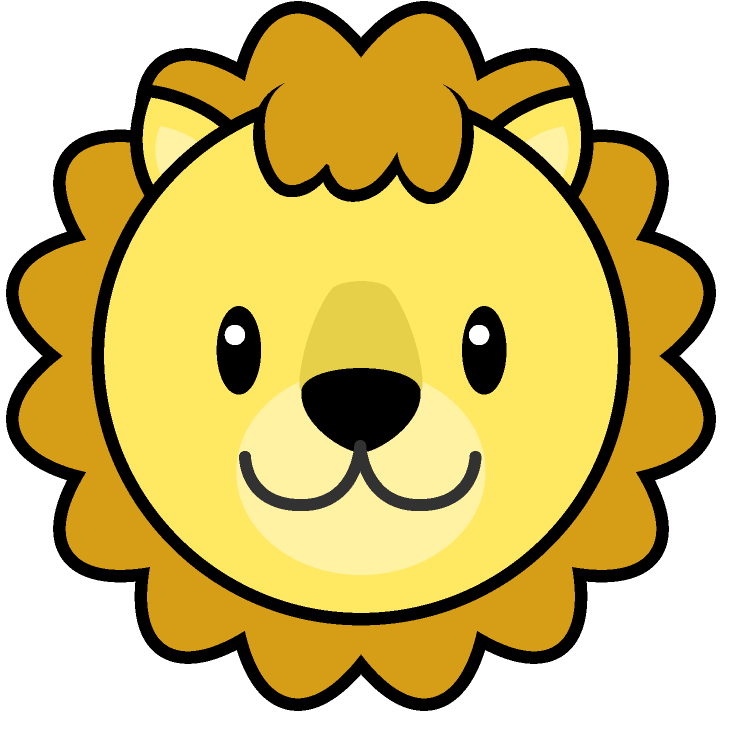
#> input picture TP5/leon.png, 737 x 734 px
$ python P5.py
#> lines starting #> are read from the running program, lines starting #| are printed output that depends on the picture
#!/usr/bin/env python3
# -*- coding: utf-8 -*-
#

import cv2
import numpy as np
import math
import os

path = os.path.dirname(os.path.realpath(__file__))
print(path)


drawing = False # true if mouse is pressed

ix = -1
iy = -1
fx = 0
fy = 0

img = cv2.imread( path + '/leon.png')
#> img is the input picture: shape (734, 737, 3); mean B, G, R 118.3, 189.5, 209.4

print("Se aplicará una Transformación Euclidiana.")
angle = int(input("Ingrese el ángulo:"))
#> the answer given: 3
tx = int(input("Ingrese Traslaxion X (en píxeles):"))
#> the answer given: 3
ty = int(input("Ingrese Traslaxion Y (en píxeles):"))
#> the answer given: 3


def trans_euclidiana(a, x, y, im):
#> called with a = 3, x = 3, y = 3
    (h , w) = (im.shape[0], im.shape[1])
#> h = 734; w = 737
    #Rotación
    center = (w/2 , h/2)
#> center = (368.5, 367)
    M = cv2.getRotationMatrix2D(center, a, 1)
    rotated = cv2.warpAffine(im, M, (w, h))
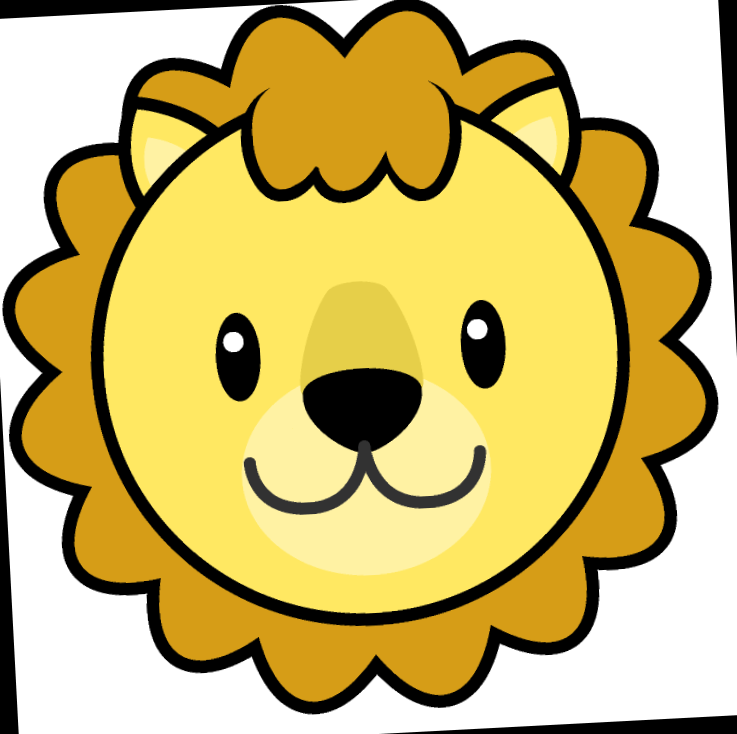
#> rotated: shape (734, 737, 3); mean B, G, R 112, 183.2, 203.1
    #Traslación
    M = np.float32([[1,0,x],[0, 1,y]])
    i = cv2.warpAffine(rotated, M, (w,h))
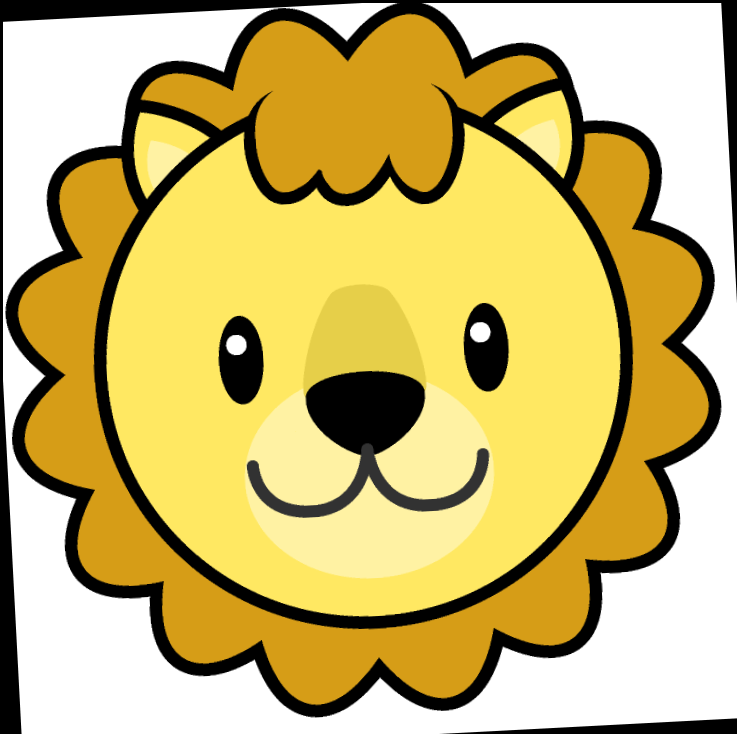
#> i: shape (734, 737, 3); mean B, G, R 110.9, 182.1, 202
    return i


def draw_rectangle (event, x, y, flags, param):
    global ix, iy, fx, fy, drawing, imagen

    if event == cv2.EVENT_LBUTTONDOWN:
        drawing = True
        ix , iy = x, y
    elif event == cv2.EVENT_MOUSEMOVE:
        if drawing is True :
            imagen = img.copy()
            cv2.rectangle(imagen, (ix,iy), (x ,y) , (0,0,0), 1)
            cv2.imshow( ' image ' , imagen )
    elif event == cv2.EVENT_LBUTTONUP:
        drawing = False
        imagen = img.copy()
        cv2.rectangle(imagen, (ix,iy), (x,y), (0,0,0), -1)
        fx, fy = x, y
        imagen = img[iy: fy, ix: fx]
        cv2.imshow(' image ', imagen )
        print("Presione e para hacer la transformación, guardar y salir")


dst = trans_euclidiana(angle, tx, ty, img) # Acá ejecutamos la función Euclidiana que transforma la imagen completa del punto A
cv2.imwrite(path + '/resultado_a.png' , dst)


cv2.imshow(' image ', img )
cv2.setMouseCallback(' image ', draw_rectangle)


while ( 1 ):           # Sostiene la imagen
    k = cv2.waitKey ( 1 ) &0xFF
#> (key e is pressed here)

    if k == ord( 'e' ) :
#> (the run stopped early here; a loop or call above may not have finished)
